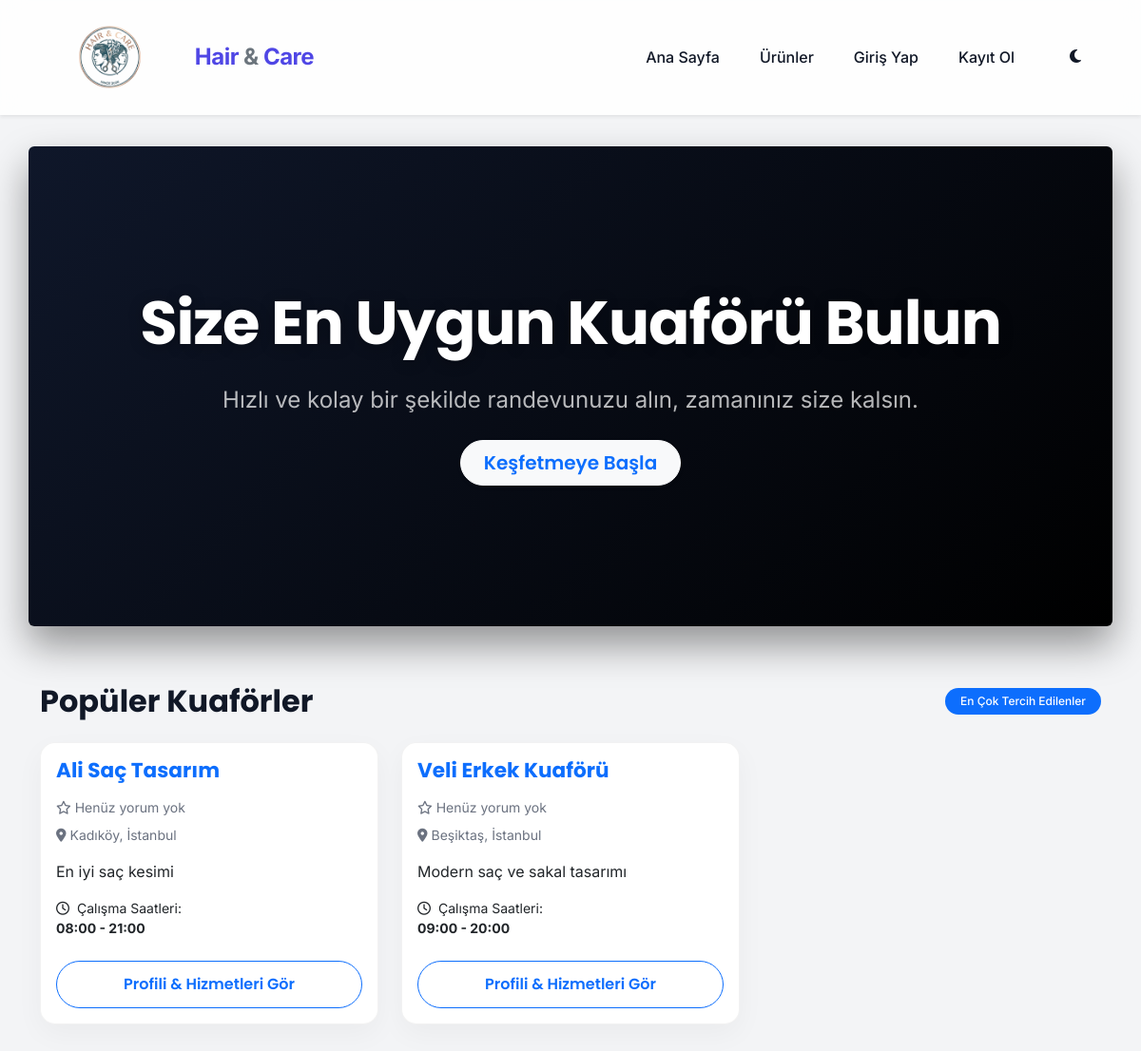
The page / on the database its author committed.
### tables this page shows
CREATE TABLE IF NOT EXISTS barbers (
    id INT AUTO_INCREMENT PRIMARY KEY,
    user_id INT NOT NULL,
    shop_name VARCHAR(150) NOT NULL,
    address TEXT,
    description TEXT,
    opening_time TIME DEFAULT '09:00:00',
    closing_time TIME DEFAULT '20:00:00',
    created_at TIMESTAMP DEFAULT CURRENT_TIMESTAMP,
    FOREIGN KEY (user_id) REFERENCES users(id) ON DELETE CASCADE
);

### index.php (the view, shortened to what this page needs)
<?php
require_once 'config/database.php';
$stmt = $pdo->query("
    SELECT b.*, u.name as owner_name, IFNULL(AVG(a.rating), 0) as avg_rating
    FROM barbers b
    JOIN users u ON b.user_id = u.id
    LEFT JOIN appointments a ON b.id = a.barber_id
    GROUP BY b.id
");
$barbers = $stmt->fetchAll();
require_once 'views/header.php';
?>
<div class="row mb-5 hero-section rounded text-center animate-fade-in-down">
    <div class="col-12 py-5" style="position: relative; z-index: 1;">
        <h1 class="display-3 fw-bold mb-4">Size En Uygun Kuaförü Bulun</h1>
        <p class="lead fs-4 opacity-75">Hızlı ve kolay bir şekilde randevunuzu alın, zamanınız size kalsın.</p>
        <div class="mt-4">
            <a href="#populer" class="btn btn-light btn-lg text-primary rounded-pill px-4 py-2 font-weight-bold shadow-sm">Keşfetmeye Başla</a>
        </div>
    </div>
</div>
<div class="d-flex justify-content-between align-items-center mb-4 mt-5 animate-fade-in-up" id="populer">
    <h2 class="fw-bold m-0">Popüler Kuaförler</h2>
    <span class="badge bg-primary rounded-pill px-3 py-2">En Çok Tercih Edilenler</span>
</div>
<div class="row">
    <?php foreach ($barbers as $barber): ?>
    <div class="col-md-4 mb-4">
        <div class="card card-custom h-100">
            <div class="card-body">
                <h5 class="card-title text-primary"><?= htmlspecialchars($barber['shop_name']) ?></h5>
                <div class="mb-2 text-warning small">
                    <?php
                        $rating = round($barber['avg_rating']);
                        if($rating > 0) {
                            for($i=1; $i<=5; $i++) echo $i <= $rating ? '<i class="fas fa-star"></i>' : '<i class="far fa-star"></i>';
                        } else {
                            echo '<span class="text-muted"><i class="far fa-star"></i> Henüz yorum yok</span>';
                        }
                    ?>
                </div>
                <p class="card-text text-muted small"><i class="fas fa-map-marker-alt me-1"></i><?= htmlspecialchars($barber['address']) ?></p>
                <p class="card-text"><?= htmlspecialchars($barber['description'] ?? 'Açıklama bulunmuyor.') ?></p>
                <p class="card-text small">
                    <i class="far fa-clock me-1"></i> Çalışma Saatleri: <br>
                    <strong><?= substr($barber['opening_time'], 0, 5) ?> - <?= substr($barber['closing_time'], 0, 5) ?></strong>
                </p>
                <a href="barber.php?id=<?= $barber['id'] ?>" class="btn btn-outline-primary btn-custom w-100 mt-2">Profili & Hizmetleri Gör</a>
            </div>
        </div>
    </div>
    <?php endforeach; ?>
</div>
<?php require_once 'views/footer.php'; ?>

### public/css/style.css (style rules this page uses)
:root { --primary: #4f46e5; --primary-hover: #4338ca; --secondary: #ec4899; --dark: #1f2937; --light: #f9fafb; --text-main: #111827; --text-muted: #6b7280; --bg-color: #f3f4f6; --surface: #ffffff; --white: #ffffff; --card-shadow: 0 10px 30px rgba(0,0,0,0.04); --card-shadow-hover: 0 20px 40px rgba(0,0,0,0.08); --transition: all 0.3s cubic-bezier(0.25, 0.8, 0.25, 1); --radius-sm: 10px; --radius-md: 16px; --radius-lg: 24px; }
body { -webkit-font-smoothing: antialiased; font-family: 'Inter', sans-serif; background-color: var(--bg-color); color: var(--text-main); overflow-x: hidden; transition: background-color 0.3s ease, color 0.3s ease; }
h1, h2, h3, h4, h5, h6, .brand-text { font-family: 'Poppins', sans-serif; font-weight: 600; color: var(--text-main); }
.hero-section { background: linear-gradient(135deg, #0f172a 0%, #000000 100%); color: #ffffff !important; padding: 100px 0; border-radius: var(--radius-lg); box-shadow: 0 20px 40px rgba(0, 0, 0, 0.4); position: relative; overflow: hidden; margin-top: 20px; margin-bottom: 60px !important; }
.hero-section h1 { color: #ffffff !important; font-weight: 800; text-shadow: 0 2px 15px rgba(0,0,0,0.3); margin-bottom: 20px; letter-spacing: -1px; }
.hero-section .lead { color: rgba(255, 255, 255, 0.95) !important; font-weight: 400; }
.card-custom, .card { background: var(--surface); border-radius: var(--radius-md); border: 1px solid rgba(0,0,0,0.05); box-shadow: var(--card-shadow); transition: var(--transition); }
.card-title { font-size: 1.35rem; font-weight: 700; color: var(--dark); margin-bottom: 15px; }
.btn { font-family: 'Poppins', sans-serif; font-weight: 600; border-radius: 50px; padding: 12px 28px; transition: var(--transition); }
.badge { padding: 0.6em 1.2em; border-radius: 30px; font-weight: 500; }
.animate-fade-in-down { animation: fadeInDown 0.6s ease-out forwards; }
.text-muted { color: var(--text-muted) !important; }

### rows shown on the page
barbers: shop_name "Ali Saç Tasarım", address "Kadıköy, İstanbul", description "En iyi saç kesimi", opening_time "08:00", closing_time "21:00"
barbers: shop_name "Veli Erkek Kuaförü", address "Beşiktaş, İstanbul", description "Modern saç ve sakal tasarımı", opening_time "09:00", closing_time "20:00"
